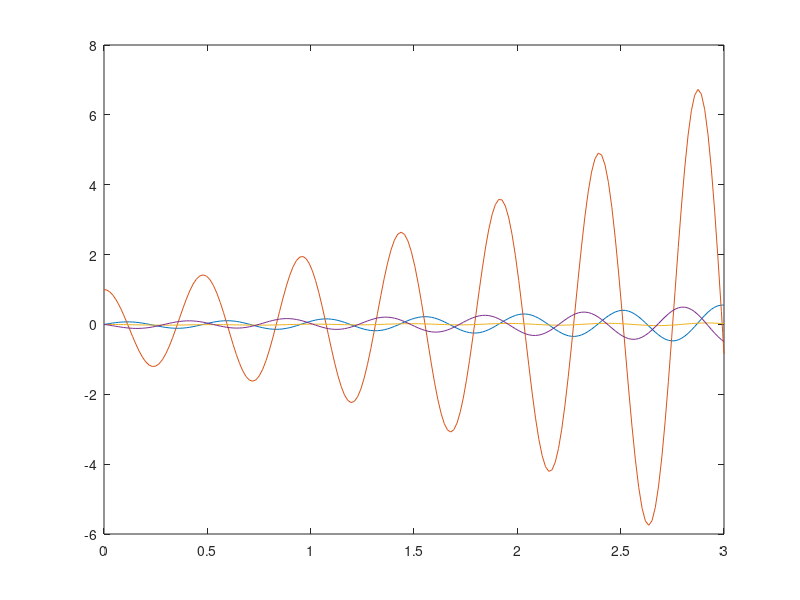

Source code (MATLAB):
clear all; close all;clc;
h = 1.5; % height
v = 3.5;  % velocity of the bike
a = 1; % wheel base
b = 0.33; % distance wheel hub to COM
mu = 133; % a derived quantity
gamma = 4.0; % a derived quantity
g = 9.81;
% initial conditions alpha, alpha1, theta, theta1
s0 = [0 1 0 0];
% time settings
tspan=[0 3];

dsdt = @(t,s)[s(2);
    mu * (s(3)-(v^2/(g*a))*s(1)) + (gamma *v*s(4));
    s(4);
    (g/h)*(s(3)-(v^2)/(g*a))*s(1)-((b*v)/(h*a))*s(2)];
[t,s] = ode45(dsdt,tspan,s0);
plot(t,s)



